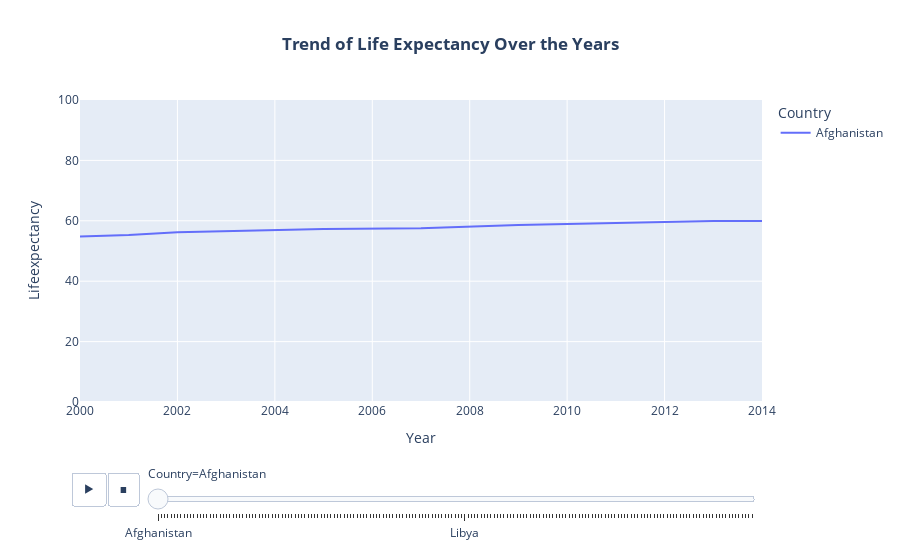

Notebook code for this chart:
### Code cell
# Life expectancy country wise
import plotly.express as px
fig = px.line(demo_copy_sorted, 
              x='Year', 
              y='Lifeexpectancy',
              animation_frame='Country',
              animation_group='Year',
              color='Country',
              title='Trend of Life Expectancy Over the Years')
fig.update_layout(
    title=dict(text='<b>Trend of Life Expectancy Over the Years</b>', x=0.5),
    yaxis=dict(range=[0, 100])  # Adjust the range based on your data
)
fig.show()

# Don't know why it's not working in jupyter .. works in VS code
